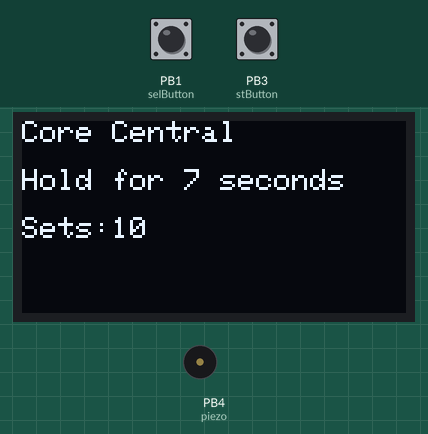
This sketch was run on a simulated ATtiny85, built with avr-gcc and run on an emulated ATtiny85. Shown: 128×64 one-colour display, buzzer (waves = sounding). The inputs (shaded band) are chosen by the test bench; at power-on: PB3 (stButton) LOW, PB1 (selButton) LOW.

Above: at 1.2 s.
1.3 s: PB3 (stButton) pulled HIGH for 0.15 s
At 1.9 s:
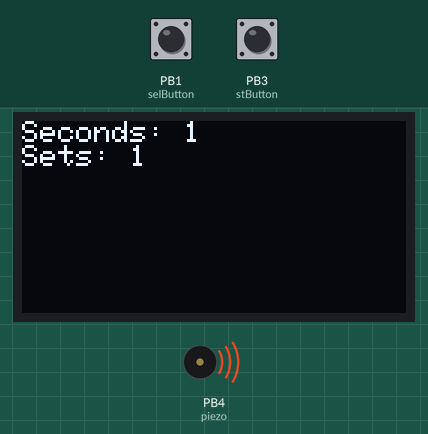
At 3.22 s:
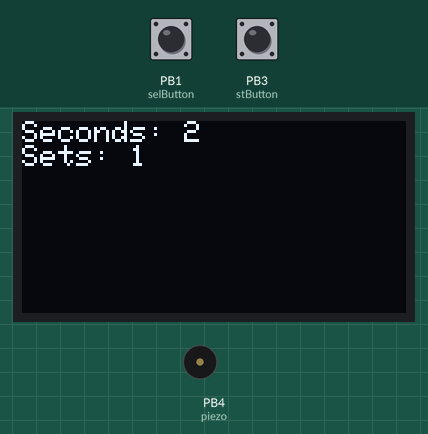
Timing chart, 0 to 16.4 s (numbered marks = the images above; inputs shaded):
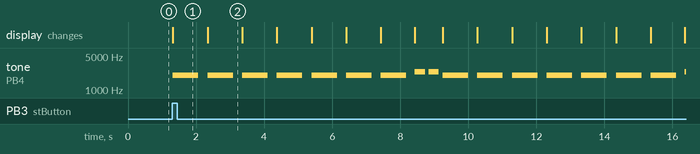

Measured:
- after the input at 1.3 s, tone on PB4 (piezo): plays 2000 Hz for 0.75 s, 2000 Hz for 0.75 s, 2000 Hz for 0.75 s, 2000 Hz for 0.75 s, 2000 Hz for 0.75 s, 2000 Hz for 0.75 s … (17 notes in this stretch), starting at once; the display: changes at once (image 1)

The sketch:

WireI2c128x64_and_Piezo_and_Button.ino
```cpp
// Simple I2C test for ebay 128x64 oled.

#include <Wire.h>
#include "SSD1306Ascii.h"
#include "SSD1306AsciiWire.h"

// 0X3C+SA0 - 0x3C or 0x3D
#define I2C_ADDRESS 0x3C

// Define proper RST_PIN if required.
#define RST_PIN -1

SSD1306AsciiWire oled;

//------------------------------------------------------------------------------

const int selButton = 1;
const int stButton = 3;
const int piezo = 4;

byte exerciseIndex = 0;

const char* const exercises[]  ={"Core Central", "Left: Unilateral \nKnee to Chest", "Right: Unilateral \nKnee to Chest","Bilateral Knee \nto Chest", "Partial Leg Raise",
"Partial Sit-ups", "Wall Squats","Quadruped", "Left Side Stretch","Right Side \nContraction","Segmental Rotation"};

const byte hold[11]  = {7,7,7,7,7,7,7,15,15,15,15};
const byte sets[11] = {10,10,10,10,10,10,10,6,3,3,6};

void setup() {
  pinMode(selButton,INPUT);
  pinMode(stButton,INPUT);
  pinMode(piezo,OUTPUT);

  Wire.begin();
  Wire.setClock(400000L);

#if RST_PIN >= 0
  oled.begin(&Adafruit128x64, I2C_ADDRESS, RST_PIN);
#else // RST_PIN >= 0
  oled.begin(&Adafruit128x64, I2C_ADDRESS);
#endif // RST_PIN >= 0

  oled.setFont(Adafruit5x7);

  //startupSequence();
}
//------------------------------------------------------------------------------
void loop() {
  if(digitalRead(selButton) == HIGH){  //exercise selection
    oled.clear();
    exerciseIndex++;
    if (exerciseIndex >=11){
      exerciseIndex = 0;
    }
  }

  if(digitalRead(stButton)== HIGH){
    oled.clear();
    for(int i = 1;i<sets[exerciseIndex]+1;i++){
      for(int j=1;j<hold[exerciseIndex]+1; j++){
        oled.print("Seconds: ");
        oled.println(j);
        oled.print("Sets: ");
        oled.println(i);
        beep(10,250);
        oled.clear();
      }
      beep(12,100);
      beep(12,100);
    }
    beep(15,50);
    beep(15,50);
    beep(15,50);
  }

  oled.println(exercises[exerciseIndex]);
  oled.println();

  oled.print("Hold for ");
  oled.print(hold[exerciseIndex]);
  oled.println(" seconds");
  oled.println();

  oled.print("Sets:");
  oled.println(sets[exerciseIndex]);

  while(digitalRead(selButton)== LOW && digitalRead(stButton)== LOW){

  }
}

/*void startupSequence(){                    //causing stability issues
  oled.clear();
  for(int i = 0; i<5; i++){
    oled.println("Initializing...");
    delay(200);
    oled.clear();
    delay(200);
  }
  oled.println();
  oled.println();
  oled.println();
  oled.println("Noah's ATTiny85-based");
  oled.println("   Exercise Counter");
  delay(2000);
  oled.clear();
}*/

void beep(byte sound, byte time){
  tone(piezo,sound*200);
  delay(time*3);
  noTone(piezo);
  delay(time);
}
```
